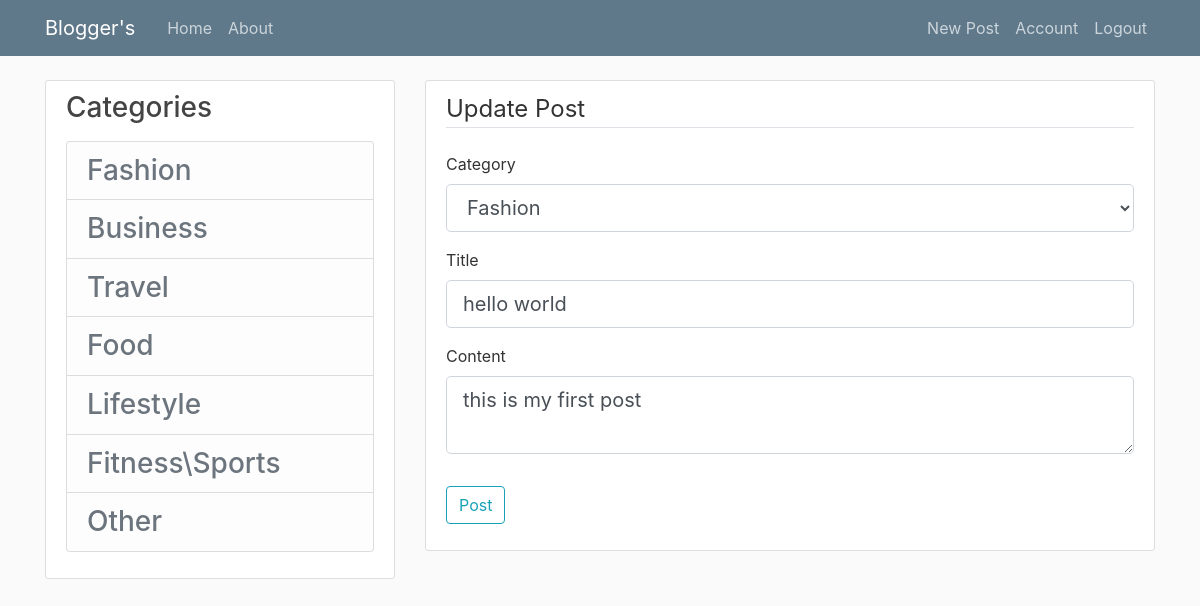
Screenshot of /post/1/update (signed in) with the database file from the repository.
### blog/models.py (models this page shows, shortened)
class Post(db.Model):
    id = db.Column(db.Integer, primary_key=True)
    category = db.Column(db.Integer, nullable=False)
    title = db.Column(db.String(100), nullable=False)
    date_posted = db.Column(db.DateTime, nullable=False, default=datetime.utcnow)
    content = db.Column(db.Text, nullable=False)
    user_id = db.Column(db.Integer, db.ForeignKey('user.id'), nullable=False)

### blog/routes.py (the view)
@app.route("/post/<int:post_id>/update", methods=['GET', 'POST'])
@login_required
def update_post(post_id):
    post = Post.query.get_or_404(post_id)
    if post.author != current_user:
        abort(403)
    form = PostForm()
    if form.validate_on_submit():
        post.title = form.title.data
        post.content = form.content.data
        db.session.commit()
        return redirect(url_for('post', post_id=post.id))
    elif request.method == 'GET':
        form.title.data = post.title
        form.content.data = post.content
    return render_template('create_post.html', title='Update Post', form=form, legend='Update Post')

### blog/forms.py
class PostForm(FlaskForm):
    title = StringField('Title', validators=[DataRequired()])
    content = TextAreaField('Content', validators=[DataRequired()])
    category = SelectField('Category', choices=[('1', 'Fashion'), ('2', 'Business'), ('3', 'Travel'),
                                                ('4', 'Food'), ('5', 'Lifestyle'), ('6', 'Fitness\Sports'),
                                                ('7', 'Other')], validators=[DataRequired()])
    submit = SubmitField('Post')

### blog/models.py (called while the page is built)
@login_manager.user_loader
def load_user(user_id):
    return User.query.get(int(user_id))

### blog/templates/create_post.html (shortened to what this page needs)
{% extends "layout.html" %}
{% block content %}
        <div class="content-section">
        <form method="POST" action="">
            <fieldset class="form-group">
                <legend class="border-bottom mb-4">{{legend}}</legend>
                 <div class="form-group">
                    {{form.category.label(class="form-control-label")}}
                     {% if form.category.errors %}
                       {{form.category(class="form-control form-control-lg is-invalid")}}
                        <div class="invalid-feedback">
                            {% for error in form.category.errors %}
                                <span>{{error}}</span>
                            {% endfor %}
                        </div>
                    {% else %}
                    {{form.category(class="form-control form-control-lg")}}
                    {% endif %}
                </div>
                 <div class="form-group">
                    {{form.title.label(class="form-control-label")}}
                     {% if form.title.errors %}
                       {{form.title(class="form-control form-control-lg is-invalid")}}
                        <div class="invalid-feedback">
                            {% for error in form.title.errors %}
                                <span>{{error}}</span>
                            {% endfor %}
                        </div>
                    {% else %}
                    {{form.title(class="form-control form-control-lg")}}
                    {% endif %}
                </div>
                 <div class="form-group">
                    {{form.content.label(class="form-control-label")}}
                     {% if form.content.errors %}
                       {{form.content(class="form-control form-control-lg is-invalid")}}
                        <div class="invalid-feedback">
                            {% for error in form.content.errors %}
                                <span>{{error}}</span>
                            {% endfor %}
                        </div>
                    {% else %}
                    {{form.content(class="form-control form-control-lg")}}
                    {% endif %}
                </div>
            </fieldset>
            <div class="form-group">
                {{form.submit(class="btn btn-outline-info")}}
            </div>
        </form>
    </div>
{% endblock content %}

### blog/static/main.css (style rules this page uses)
body { background: #fafafa; color: #333333; margin-top: 5rem; }
.content-section { background: #ffffff; padding: 10px 20px; border: 1px solid #dddddd; border-radius: 3px; margin-bottom: 20px; }

### rows the page displays
Post: category "Fashion", title "hello world", content "this is my first post"

### other values shown
{{ legend }} "Update Post"
